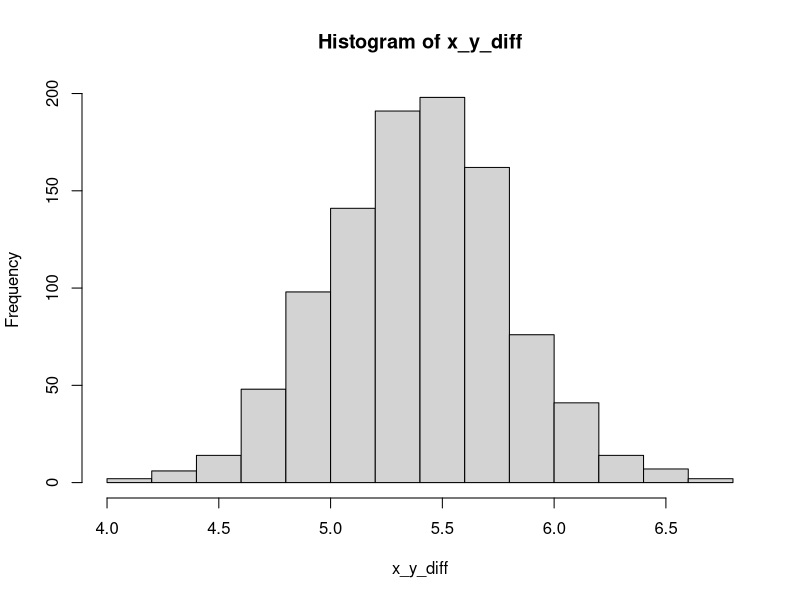

Source code (R):
## ---- chunk 1
mean_height <- function(n, mean, sd) {
  mean(rnorm(n, mean, sd))
}

x <- function() {
  mean_height(100, 69.1, 2.9)
}

y <- function() 
  {mean_height(100, 63.7, 2.7)
}

x_y_diff <- replicate(1000, x() - y())

hist(x_y_diff)

